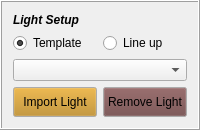
         <widget class="QFrame" name="frame_5">
          <property name="frameShape">
           <enum>QFrame::Box</enum>
          </property>
          <property name="frameShadow">
           <enum>QFrame::Raised</enum>
          </property>
          <layout class="QVBoxLayout" name="verticalLayout_12">
           <item>
            <layout class="QVBoxLayout" name="verticalLayout" stretch="0,0,0,0">
             <item>
              <widget class="QLabel" name="label_11">
               <property name="font">
                <font>
                 <pointsize>9</pointsize>
                 <weight>75</weight>
                 <italic>true</italic>
                 <bold>true</bold>
                </font>
               </property>
               <property name="text">
                <string>Light Setup</string>
               </property>
              </widget>
             </item>
             <item>
              <layout class="QHBoxLayout" name="horizontalLayout_3">
               <item>
                <widget class="QRadioButton" name="tempLightRadioButton">
                 <property name="font">
                  <font>
                   <pointsize>9</pointsize>
                  </font>
                 </property>
                 <property name="text">
                  <string>Template</string>
                 </property>
                 <property name="checked">
                  <bool>true</bool>
                 </property>
                </widget>
               </item>
               <item>
                <widget class="QRadioButton" name="lineupLightRadioButton">
                 <property name="font">
                  <font>
                   <pointsize>9</pointsize>
                  </font>
                 </property>
                 <property name="text">
                  <string>Line up</string>
                 </property>
                </widget>
               </item>
              </layout>
             </item>
             <item>
              <widget class="QComboBox" name="tempLightComboBox"/>
             </item>
             <item>
              <layout class="QHBoxLayout" name="horizontalLayout">
               <item>
                <widget class="QPushButton" name="impLightPushButton">
                 <property name="sizePolicy">
                  <sizepolicy hsizetype="Preferred" vsizetype="Preferred">
                   <horstretch>0</horstretch>
                   <verstretch>0</verstretch>
                  </sizepolicy>
                 </property>
                 <property name="minimumSize">
                  <size>
                   <width>0</width>
                   <height>30</height>
                  </size>
                 </property>
                 <property name="palette">
                  <palette>
                   <active>
                    <colorrole role="Button">
                     <brush brushstyle="SolidPattern">
                      <color alpha="255">
                       <red>185</red>
                       <green>131</green>
                       <blue>23</blue>
                      </color>
                     </brush>
                    </colorrole>
                   </active>
                   <inactive>
                    <colorrole role="Button">
                     <brush brushstyle="SolidPattern">
                      <color alpha="255">
                       <red>185</red>
                       <green>131</green>
                       <blue>23</blue>
                      </color>
                     </brush>
                    </colorrole>
                   </inactive>
                   <disabled>
                    <colorrole role="Button">
                     <brush brushstyle="SolidPattern">
                      <color alpha="255">
                       <red>185</red>
                       <green>131</green>
                       <blue>23</blue>
                      </color>
                     </brush>
                    </colorrole>
                   </disabled>
                  </palette>
                 </property>
                 <property name="font">
                  <font>
                   <pointsize>9</pointsize>
                   <weight>50</weight>
                   <italic>false</italic>
                   <bold>false</bold>
                  </font>
                 </property>
                 <property name="text">
                  <string>Import Light</string>
                 </property>
                </widget>
               </item>
               <item>
                <widget class="QPushButton" name="remLightPushButton">
                 <property name="sizePolicy">
                  <sizepolicy hsizetype="Preferred" vsizetype="Preferred">
                   <horstretch>0</horstretch>
                   <verstretch>0</verstretch>
                  </sizepolicy>
                 </property>
                 <property name="minimumSize">
                  <size>
                   <width>0</width>
                   <height>30</height>
                  </size>
                 </property>
                 <property name="palette">
                  <palette>
                   <active>
                    <colorrole role="Button">
                     <brush brushstyle="SolidPattern">
                      <color alpha="255">
                       <red>113</red>
                       <green>71</green>
                       <blue>71</blue>
                      </color>
                     </brush>
                    </colorrole>
                   </active>
                   <inactive>
                    <colorrole role="Button">
                     <brush brushstyle="SolidPattern">
                      <color alpha="255">
                       <red>113</red>
                       <green>71</green>
                       <blue>71</blue>
                      </color>
                     </brush>
                    </colorrole>
                   </inactive>
                   <disabled>
                    <colorrole role="Button">
                     <brush brushstyle="SolidPattern">
                      <color alpha="255">
                       <red>113</red>
                       <green>71</green>
                       <blue>71</blue>
                      </color>
                     </brush>
                    </colorrole>
                   </disabled>
                  </palette>
                 </property>
                 <property name="font">
                  <font>
                   <pointsize>9</pointsize>
                   <weight>50</weight>
                   <italic>false</italic>
                   <bold>false</bold>
                  </font>
                 </property>
                 <property name="text">
                  <string>Remove Light</string>
                 </property>
                </widget>
               </item>
              </layout>
             </item>
            </layout>
           </item>
          </layout>
         </widget>
